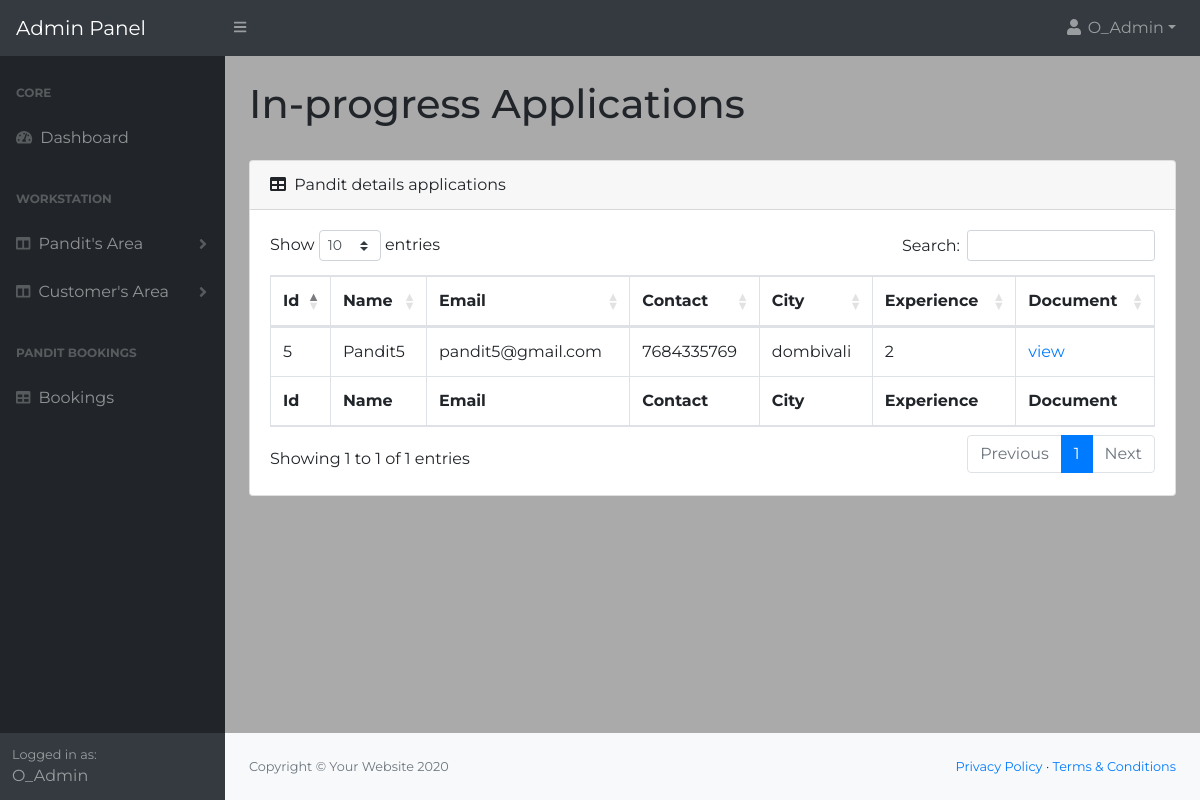
The app's page /AdminPanel/Dashboard/inprogress.php (signed in) with its own data.
### tables this page shows
CREATE TABLE `pandits` (
  `pandit_id` int(100) NOT NULL,
  `fullname` varchar(100) NOT NULL,
  `email` varchar(100) NOT NULL,
  `password` varchar(100) NOT NULL,
  `mobile_no` bigint(100) NOT NULL,
  `profile_pic` varchar(100) NOT NULL,
  `experience` int(100) NOT NULL,
  `city` varchar(100) NOT NULL,
  `certificates` varchar(100) NOT NULL,
  `status` varchar(100) NOT NULL,
  `CreationDate` timestamp NOT NULL DEFAULT current_timestamp() ON UPDATE current_timestamp(),
  `remarks` varchar(100) NOT NULL
);

### AdminPanel/Dashboard/inprogress.php (the view, shortened to what this page needs)
<?php
include_once('../../includes/config.php');
?>
<!DOCTYPE html>
<html lang="en">
    <head>
        <link href="css/styles.css" rel="stylesheet" />
		<link href="css/stylesform.css" rel="stylesheet" />
        <link href="https://cdn.datatables.net/1.10.20/css/dataTables.bootstrap4.min.css" rel="stylesheet" />
    </head>
    <body class="sb-nav-fixed">
        <nav class="sb-topnav navbar navbar-expand navbar-dark bg-dark">
            <a class="navbar-brand" href="index.php">Admin Panel</a>
            <button class="btn btn-link btn-sm order-1 order-lg-0" id="sidebarToggle" href="#"><i class="fas fa-bars"></i></button>
            <ul class="navbar-nav ml-auto ml-md-0">
                <li class="nav-item dropdown">
                    <a class="nav-link dropdown-toggle" id="userDropdown" href="#" role="button" data-toggle="dropdown" aria-haspopup="true" aria-expanded="false"><i class="fas fa-user fa-fw"></i><?php
                echo " ".$_SESSION['name'];
            ?></a>
                </li>
            </ul>
        </nav>
        <div id="layoutSidenav">
            <div id="layoutSidenav_nav">
                <nav class="sb-sidenav accordion sb-sidenav-dark" id="sidenavAccordion">
                    <div class="sb-sidenav-menu">
                        <div class="nav">
                            <div class="sb-sidenav-menu-heading">Core</div>
                            <a class="nav-link" href="index.php">
                                <div class="sb-nav-link-icon"><i class="fas fa-tachometer-alt"></i></div>
                                Dashboard
                            </a>
                            <div class="sb-sidenav-menu-heading">WorkStation</div>
                            <a class="nav-link collapsed" href="#" data-toggle="collapse" data-target="#collapseLayouts" aria-expanded="false" aria-controls="collapseLayouts">
                            <div class="sb-nav-link-icon"><i class="fas fa-columns"></i></div>
                                Pandit's Area
                                <div class="sb-sidenav-collapse-arrow"><i class="fas fa-angle-down"></i></div>
                            </a>
                            <a class="nav-link collapsed" href="#" data-toggle="collapse" data-target="#collapseLayouts1" aria-expanded="false" aria-controls="collapseLayouts">
                                <div class="sb-nav-link-icon"><i class="fas fa-columns"></i></div>
                                Customer's Area
                                <div class="sb-sidenav-collapse-arrow"><i class="fas fa-angle-down"></i></div>
                            </a>
                            <div class="sb-sidenav-menu-heading">Pandit Bookings</div>
                            <a class="nav-link" href="bookings.php">
                                <div class="sb-nav-link-icon"><i class="fas fa-table"></i></div>
                                Bookings
                            </a>
                        </div>
                    </div>
                    <div class="sb-sidenav-footer">
                        <div class="small">Logged in as:</div>
                        <?php
                echo " ".$_SESSION['name'];
            ?>
                    </div>
                </nav>
            </div>
            <div id="layoutSidenav_content">
                <main>
                    <div class="container-fluid">
                        <h1 class="mt-4">In-progress Applications</h1><br>
                        <div class="card mb-4">
                            <div class="card-header">
                                <i class="fas fa-table mr-1"></i>
                                Pandit details applications
                            </div>
                            <div class="card-body">
                                <div class="table-responsive">
                                    <table class="table table-bordered" id="dataTable" width="100%" cellspacing="0">
                                        <thead>
                                            <tr>
                                                <th>Id</th>
                                                <th>Name</th>
                                                <th>Email</th>
                                                <th>Contact</th>
                                                <th>City</th>
                                                <th>Experience</th>
                                                <th>Document</th>
                                            </tr>
                                        </thead>
                                        <tfoot>
                                            <tr>
                                                <th>Id</th>
                                                <th>Name</th>
                                                <th>Email</th>
                                                <th>Contact</th>
                                                <th>City</th>
                                                <th>Experience</th>
                                                <th>Document</th>
                                            </tr>
                                        </tfoot>
                                        <tbody>
                                        <?php
                                        $sql = "SELECT * FROM pandits where status='In progress'";
                                        if($result = mysqli_query($con, $sql))
                                        {
                                            if(mysqli_num_rows($result) > 0)
                                            {
                                                while($row = mysqli_fetch_array($result))
                                                {
                                                    echo "<tr>";
                                                        $str="pandit_id=". $row['pandit_id'];
                                                        echo "<td>" . $row['pandit_id'] . "</td>";
                                                        echo "<td>" . $row['fullname'] . "</td>";
                                                        echo "<td>" . $row['email'] . "</td>";
                                                        echo "<td>" . $row['mobile_no'] . "</td>";
                                                        echo "<td>" . $row['city'] . "</td>";
                                                        echo "<td>" . $row['experience'] . "</td>";
                                                        echo "<td><a href='authenticate.php?$str'>view</a></td>";
                                                    echo "</tr>";
                                                }
                                            }
                                        }
                                                ?>
                                        </tbody>
                                    </table>
                                </div>
                            </div>
                        </div>
                    </div>
                </main>
                <footer class="py-4 bg-light mt-auto">
                    <div class="container-fluid">
                        <div class="d-flex align-items-center justify-content-between small">
                            <div class="text-muted">Copyright &copy; Your Website 2020</div>
                            <div>
                                <a href="#">Privacy Policy</a>
                                &middot;
                                <a href="#">Terms &amp; Conditions</a>
                            </div>
                        </div>
                    </div>
                </footer>
            </div>
        </div>
    </body>
</html>

### AdminPanel/Dashboard/css/stylesform.css (style rules this page uses)
* { margin: 0; padding: 0; box-sizing: border-box; list-style: none; font-family: 'Montserrat', sans-serif; }
body { background: #aaaaaa; }

### records on screen
pandits: pandit_id "5", fullname "Pandit5", email "pandit5@gmail.com", mobile_no "7684335769", city "dombivali", experience "2"

### other values on screen
$_SESSION['name'] "O_Admin"
